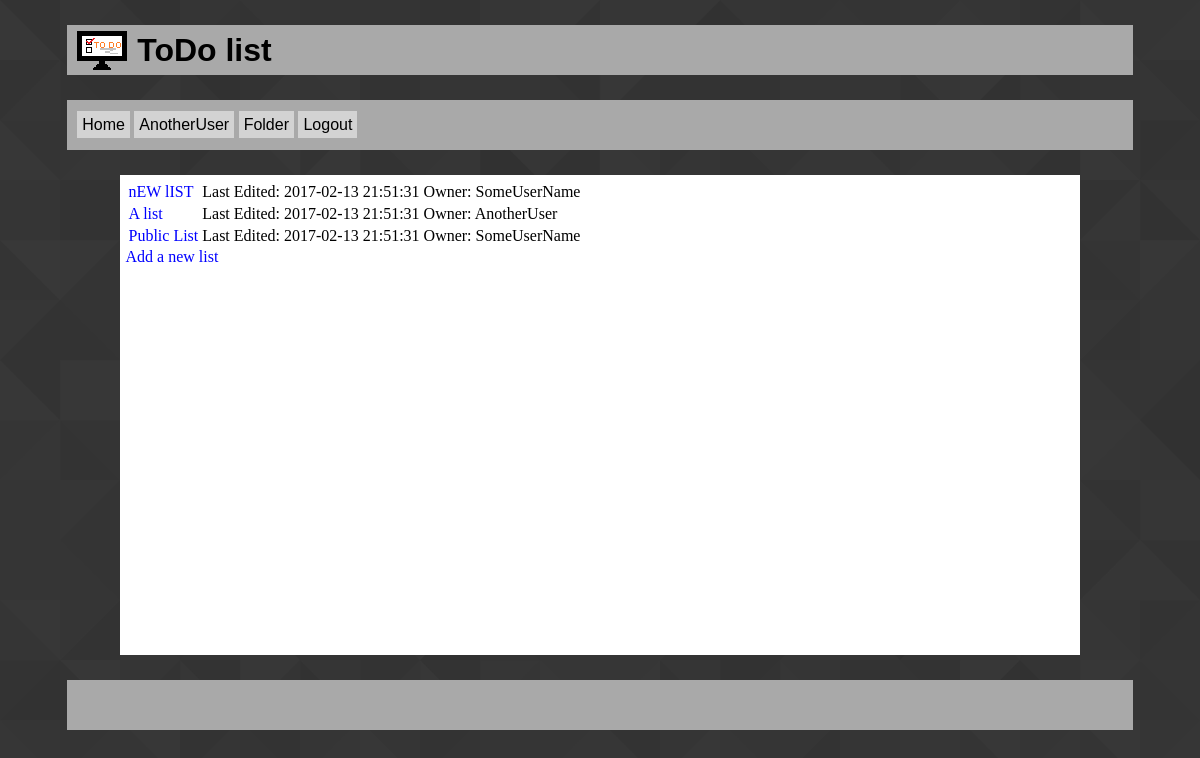
Before: /folder.php (signed in) with the older database file.
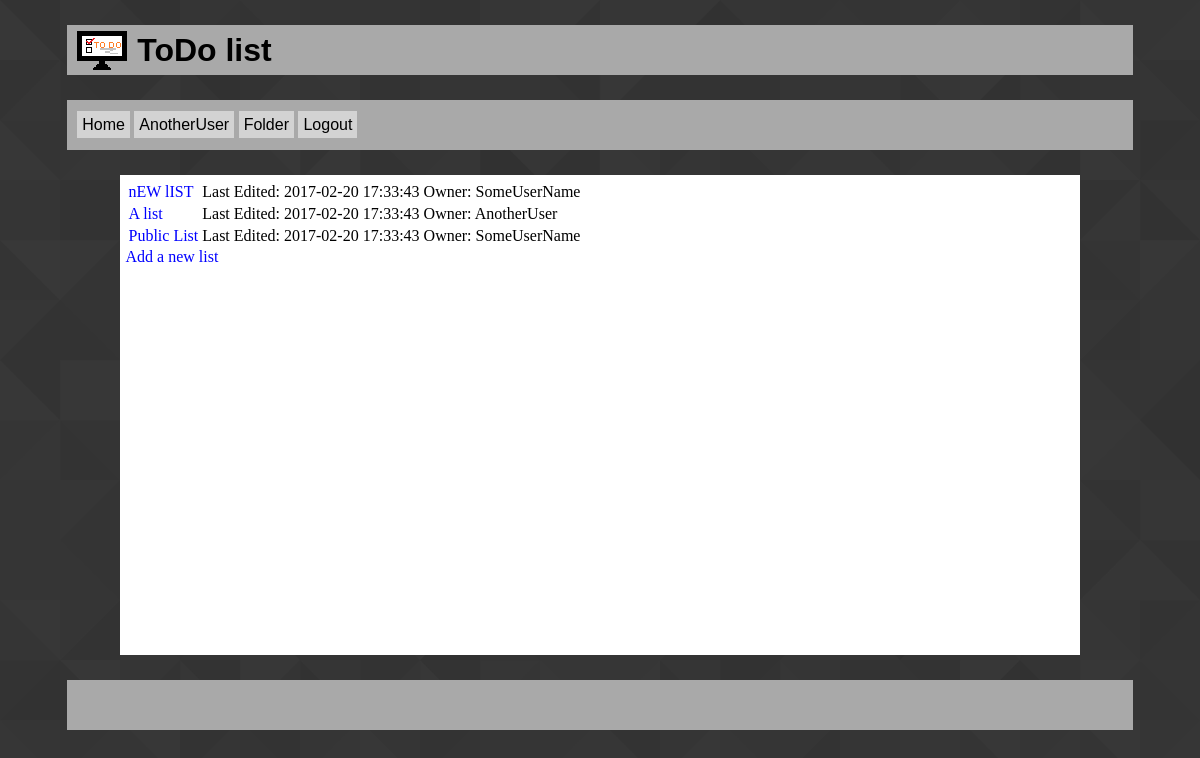
After: the same page with the newer database file.
### tables this page shows
CREATE TABLE users
(
	userID INTEGER NOT NULL UNIQUE PRIMARY KEY AUTOINCREMENT,
	username VARCHAR(30) NOT NULL UNIQUE,
	pass VARCHAR(50) NOT NULL,
	salt VARCHAR(50) NOT NULL,
	email VARCHAR(50) NOT NULL UNIQUE,
	createTS TIMESTAMP DEFAULT CURRENT_TIMESTAMP,
	lastlogTS TIMESTAMP DEFAULT CURRENT_TIMESTAMP
);

CREATE TABLE listRel
(
	userID INTEGER NOT NULL,
	listID INTEGER NOT NULL,
	perm INTEGER, /*0=owner, 1=can edit, 2=can view*/
	permChangeTS TIMESTAMP DEFAULT CURRENT_TIMESTAMP,
	fav BOOLEAN DEFAULT false NOT NULL,
	PRIMARY KEY(userID, listID),
	FOREIGN KEY(userID) REFERENCES users(userID),
	FOREIGN KEY(listID) REFERENCES lists(listID)
);

CREATE TABLE lists
(
	listID INTEGER NOT NULL UNIQUE PRIMARY KEY AUTOINCREMENT,
	name VARCHAR(30),
	defperm INTEGER DEFAULT 0, /*0 = private; 1 = public*/
	lastTS TIMESTAMP DEFAULT CURRENT_TIMESTAMP
);

### database.php (called while the page is built, shortened)
<?php
class Database {
	private $database;
	function __construct() {
		$this->database = $this->getConnection();
	}
	function prepare($query) {
		return $this->database->prepare($query);
	}
	private function getConnection() {
		$conn = new SQLite3('todo.db');
		return $conn;
	}
}
?>

### folder.php (the view, shortened to what this page needs)
<?php require "header.php"; ?>
<?php
	$db = new Database();
	$uid = $_SESSION["uid"];
	echo '<table id="lists">';
	$stmt = $db->prepare("SELECT lists.listID FROM lists
	INNER JOIN listRel ON lists.listID = listRel.listID
	INNER JOIN users ON listRel.userID = users.userID
	WHERE users.userID = :uid;");
	$stmt->bindValue(":uid", $uid, SQLITE3_INTEGER);
	$result = $stmt->execute();
	while ($list = $result->fetchArray()) {
		$stmt = $db->prepare("SELECT * FROM lists
			INNER JOIN listRel ON lists.listID = listRel.listID
			INNER JOIN users ON listRel.userID = users.userID
			WHERE lists.listID = :lid AND listRel.perm = 0;");
		$stmt->bindValue(":lid", $list["listID"], SQLITE3_INTEGER);
		$result2 = $stmt->execute();
			while ($row = $result2->fetchArray()) {
			echo '<tr><td><a class="fitem" href=list.php?lid='.$row["listID"].'>'
				.$row["name"].'</a></td><td>Last Edited: '.$row["lastTS"].'</td>
				<td>Owner: '.$row["username"].'</tr>';
			}
	}
	echo '</table>';
	echo '<a href="addList.php">Add a new list</a>';
?>
<?php require "footer.php"; ?>

### header.php (shortened to what this page needs)
<?php
require_once 'database.php';
$isLog = !empty($_SESSION["uid"]);
?>
<!DOCTYPE html>
<html>
<head>
	<link rel="stylesheet" type="text/css" href="style.css" />
</head>
<body>
	<div id="ocwrap">
		<header>
		<div id="logo"><img src="Images/LogoV2.png"></div>
		<h1>ToDo list</h1>
		</header>
		<nav id="top">
		<a href="index.php">Home</a>
		<?php if($isLog){
			echo '<a href="settings.php">';
			$db = new Database();
			$stmt = $db->prepare("SELECT username FROM users WHERE userid = :uid;");
			$stmt->bindValue(":uid", $_SESSION["uid"], SQLITE3_INTEGER);
			$sqlResult = $stmt->execute();
			$result = $sqlResult->fetchArray();
			echo $result["username"];
			echo '</a>' . "\n";
			echo "\t\t" . '<a href="folder.php">Folder</a>' . "\n";
		}
		?>
		<?php if($isLog) echo '<a href="logout.php">Logout</a>'; ?>
		</nav>
		<main>

### footer.php
<?php
echo '</main>
<footer>
</footer>
</div>
</body>
</html>';
?>

### style.css (style rules this page uses)
* { box-sizing: border-box; --mainGrey: DarkGray; --lighterGrey: lightgray; --testColor: red; }
body { font-family: "Times-New-Roman", Times, Serif; font-size: 100%; background-image: url("Images/footer_lodyas.png"); }
#ocwrap { width: 90%; margin: auto; min-width: 640px; max-width: 1920px; min-height: 480px; }
#logo { float: left; width: 50px; margin-right: 10px; }
header, footer, #logo, nav#top { height: 50px; }
header, footer, nav#top { line-height: 50px; font-family: Arial, Helvetica, Sans-Serif; background-color: var(--mainGrey); padding-left: 10px; margin: 25px 0px; }
main { width: 90%; min-width: 640px; min-height: 480px; margin: auto; background-color: white; padding: 5px; }
nav#top a { color: black; text-decoration: none; background-color: var(--lighterGrey); padding: 5px; width: 50px; transition: background-color 0.5s; }
a { text-decoration: none; color: blue; }

Changed rows visible on the page:
changed listrel "nEW lIST": listID.lastTS "2017-02-13 21:51:31" → "2017-02-20 17:33:43"
changed listrel "A list": listID.lastTS "2017-02-13 21:51:31" → "2017-02-20 17:33:43"
changed listrel "Public List": listID.lastTS "2017-02-13 21:51:31" → "2017-02-20 17:33:43"
